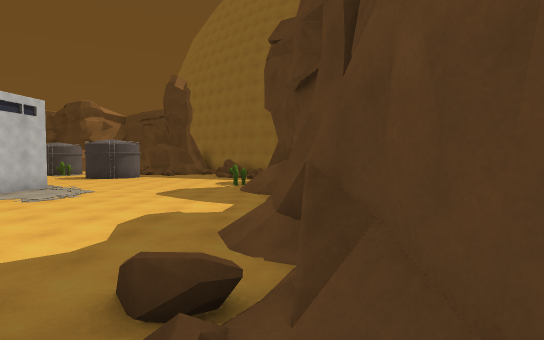
[1] (above)

24 first-person views from a walk through a Unity game level. The camera is 1.2 m above the floor, tilts 2° down and sees 80° across. The floor is counted in squares, 2 m on a side. Each view is taken from the middle of a square. On the plan, view 1 faces up. The plan holds only what a view shows up to about 10 squares ahead; the rest is blank. The place goes on beyond the plan. Some animated figures are not drawn.

[2]
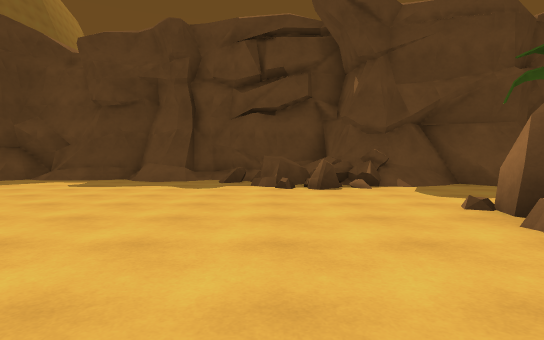

[3]
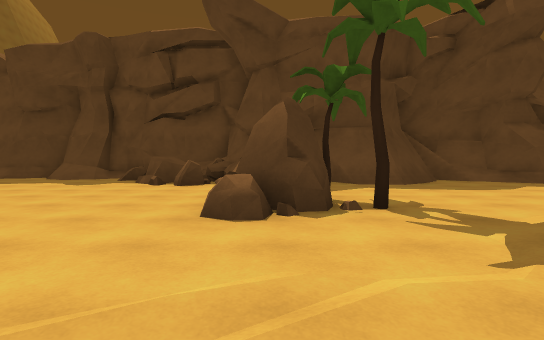

[4]
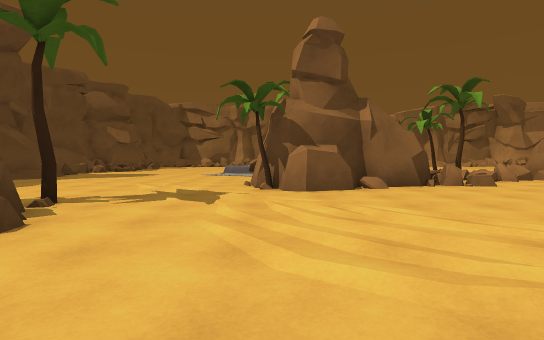

[5]
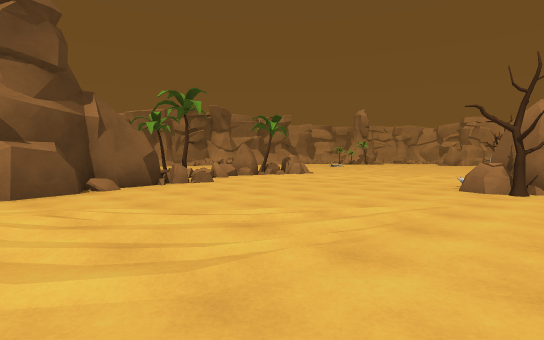

[6]
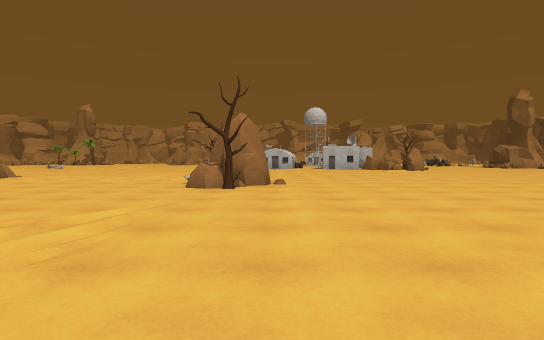

[7]
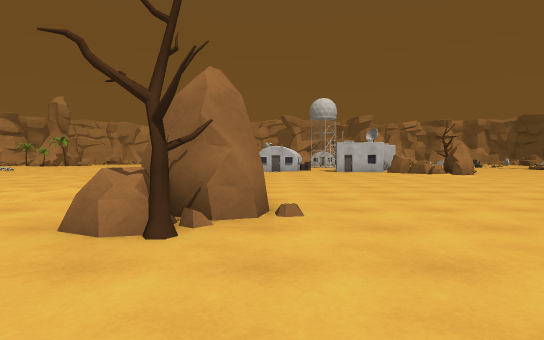

[8]
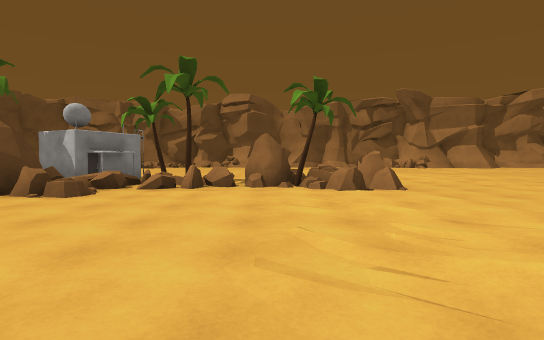

[9]
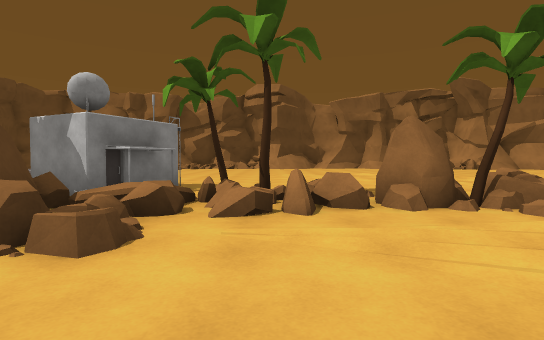

[10]
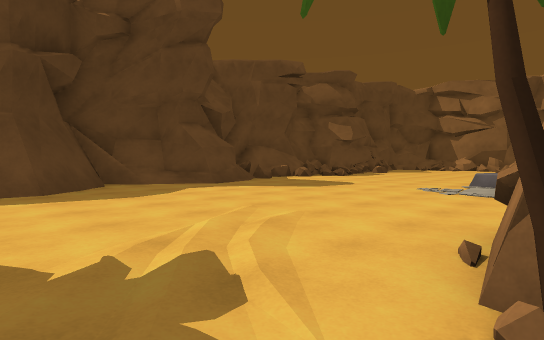

[11]
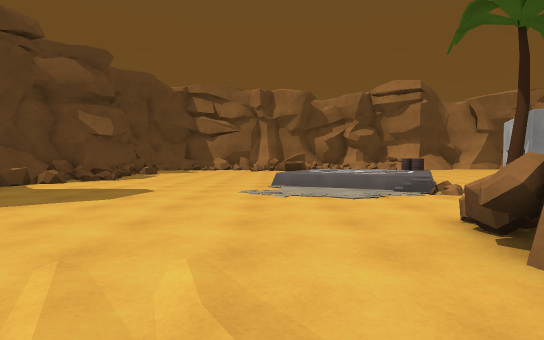

[12]
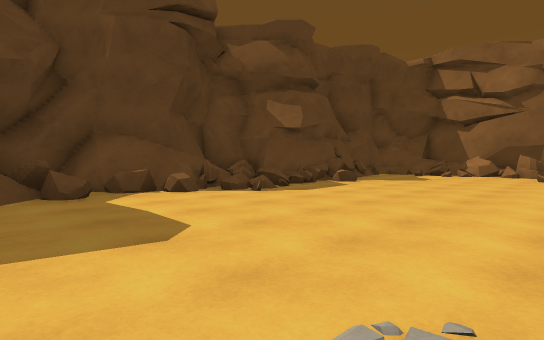

[13]
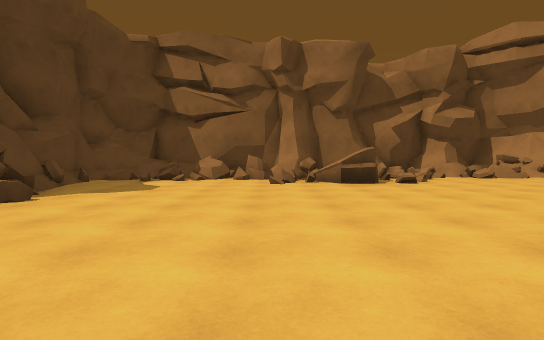

[14]
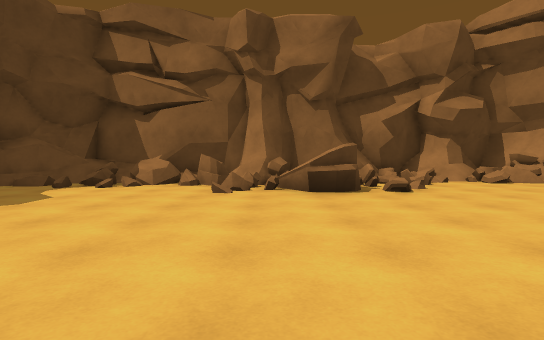

[15]
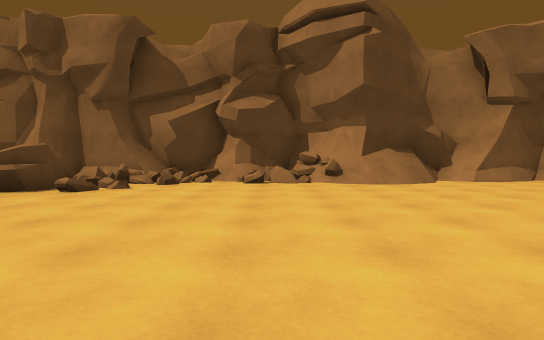

[16]
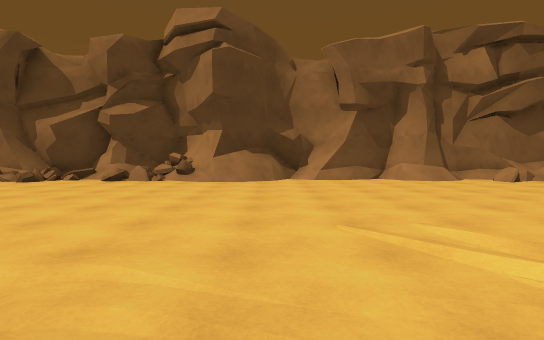

[17]
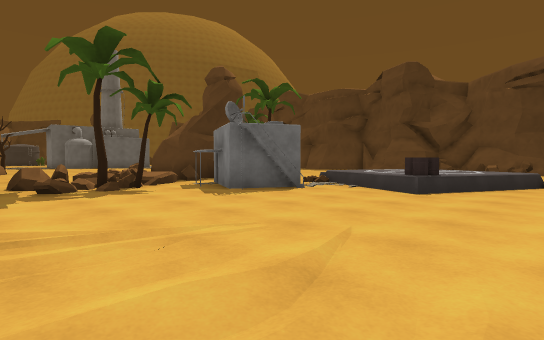

[18]
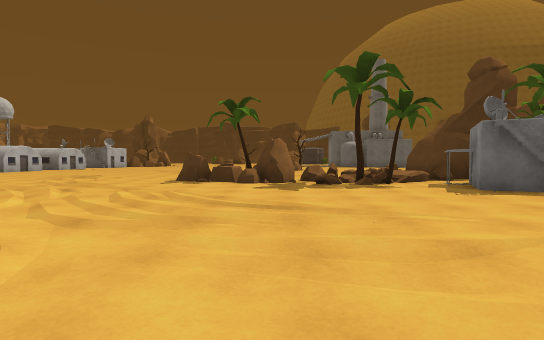

[19]
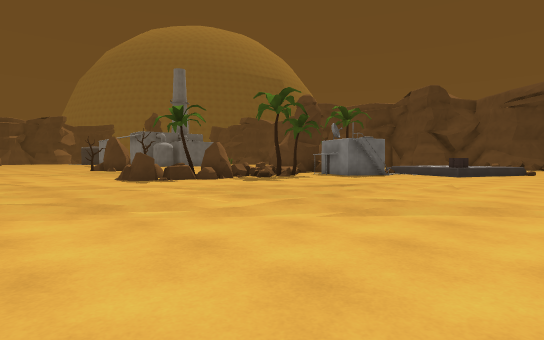

[20]
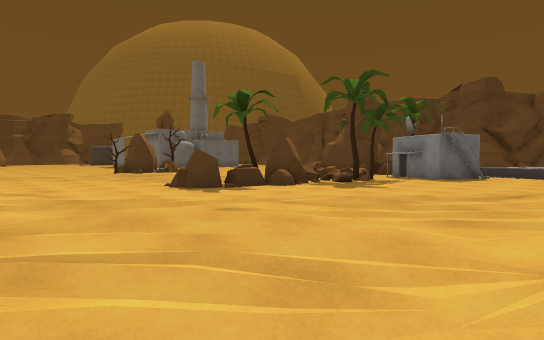

[21]
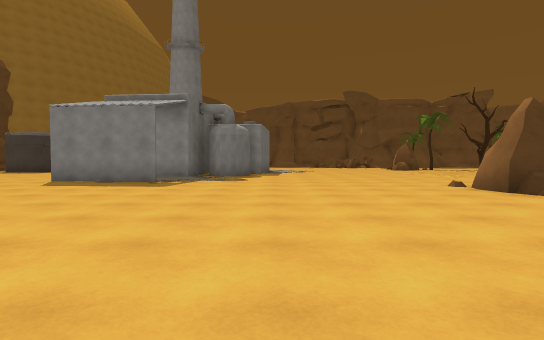

[22]
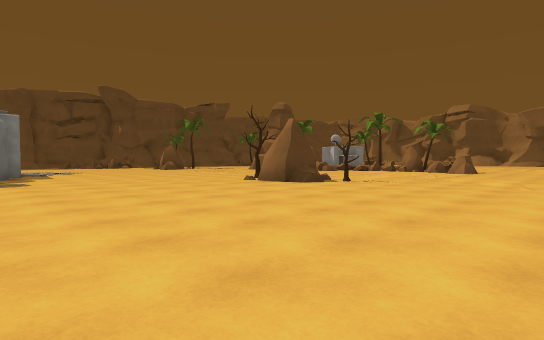

[23]
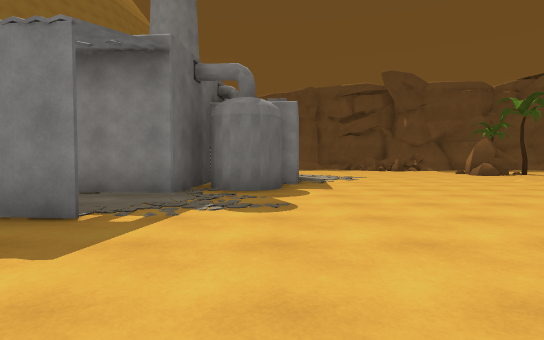

[24]
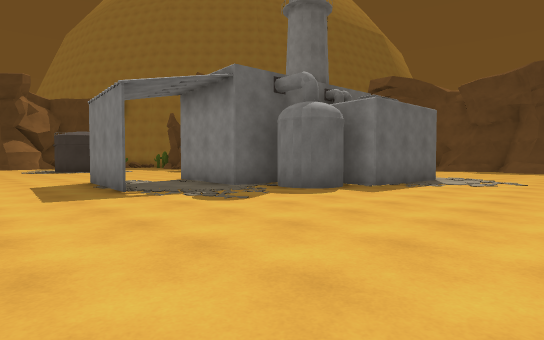

### Floor plan
Key: @ floor where view 1 was taken; # wall or solid block; . main floor; : floor 0.25 m higher than the main floor; + floor 0.5 m higher than the main floor; * floor 0.75 m higher than the main floor; / step, stairs or slope; = window, fence, low wall or low ledge; ^ raised ledge; R rock; T tree; B building.
Columns run from 23 left of view 1 to 1 right of it. Each row starts with its distance up from view 1.
 12        ....
 11        .....
 10       ..#:.#    #...../#
  9 ..  ....#..#    #.:...//#
  8 ........#..###   .:..../#
  7 .........:..##   ......=#
  6 ............###   .....##
  5 ..............##.:......#
  4 ...............:.......##
  3 ......................./#
  2 ......................=/#
  1 ......R..............=^/^
  0  ....RRT.............##@#
 -1  :...T.....::::......=#^^
 -2  :..::.......::..RR../#
 -3  ..::........::..TT...#
 -4  ..:..........::.....##
 -5 ....:::......#T:.....##
 -6 :....:.:..R####.:..../##
 -7 :....R....### #......./##
 -8 ....RTR#==#####......./#
 -9 .:....R#TTB##T.......###
-10 .::.......BBB........###
-11 :::.......BBB+..:.....=##
-12 .:::.........**==.....###
-13 .::.:::.....= *//.....=#
-14 ..:::.::....#=#=.....#=^
-15 .......:......=......=*##
-16 ....:..:............./###
-17 .....................=#
-18   ...................##
-19   ....................#
-20  .....................#
-21 ..............===.....#
-22 .............####..#=##
-23 ......///==.====#=====#
-24 #####/###=#/###########
-25     ##########

Positions as (right, up) in squares from view 1, and headings:
1: (0, 0), facing up
2: (-9, 1), facing right
3: (-10, -2), facing right
4: (-9, 1), facing down
5: (-9, 1), facing down-left
6: (-9, 1), facing left
7: (-13, 1), facing left
8: (-17, -1), facing down
9: (-15, -4), facing down
10: (-9, -4), facing down-right
11: (-7, -5), facing down
12: (-7, -10), facing down-right
13: (-6, -13), facing down
14: (-7, -15), facing down
15: (-13, -15), facing down
16: (-17, -14), facing down
17: (-17, -16), facing up-right
18: (-17, -17), facing up
19: (-23, -17), facing up-right
20: (-23, -14), facing up-right
21: (-23, 5), facing right
22: (-23, 7), facing down-right
23: (-18, 6), facing right
24: (-17, 2), facing up-right
